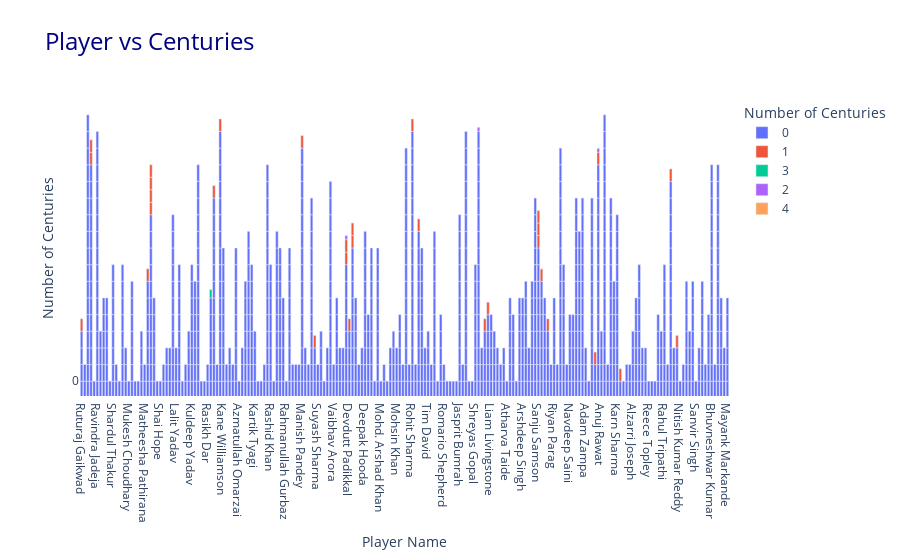

The code cell stored with this chart in its notebook:
### Code cell
fig = px.bar(ipl_data, x='Player_Name', y='Centuries', 
             title='Player vs Centuries',
             color='Centuries',
             color_continuous_scale='RdBu',
             labels={'Centuries': 'Number of Centuries'},
             hover_data={'Player_Name': True, 'Centuries': True},
             )

fig.update_layout(
    xaxis_title="Player Name",
    yaxis_title="Number of Centuries",
    plot_bgcolor='rgba(0,0,0,0)',
    title_font_size=24,
    title_font_color='navy',
)

fig.show()

### Figure 1 — Plotly figure (JSON) as saved in the notebook; plotly's stock layout.template omitted (floating-point values rounded to 4 significant figures; data arrays with more than 128 entries replaced by an {"elided": "..."} marker saying what was removed)
{"data": [{"alignmentgroup": "True", "hovertemplate": "Number of Centuries=%{y}<br>Player_Name=%{x}<extra></extra>", "legendgroup": "0", "marker": {"color": "#636efa", "pattern": {"shape": ""}}, "name": "0", "offsetgroup": "0", "orientation": "v", "showlegend": true, "textposition": "auto", "type": "bar", "x": {"elided": "1094 str values"}, "xaxis": "x", "y": {"elided": "1094 str values"}, "yaxis": "y"}, {"alignmentgroup": "True", "hovertemplate": "Number of Centuries=%{y}<br>Player_Name=%{x}<extra></extra>", "legendgroup": "1", "marker": {"color": "#EF553B", "pattern": {"shape": ""}}, "name": "1", "offsetgroup": "1", "orientation": "v", "showlegend": true, "textposition": "auto", "type": "bar", "x": ["Ruturaj Gaikwad", "Ajinkya Rahane", "Ajinkya Rahane", "Rishabh Pant", "David Warner", "David Warner", "David Warner", "David Warner", "David Miller", "Wriddhiman Saha", "Manish Pandey", "Venkatesh Iyer", "KL Rahul", "KL Rahul", "Devdutt Padikkal", "Quinton de Kock", "Quinton de Kock", "Rohit Sharma", "Suryakumar Yadav", "Jonny Bairstow", "Prabhsimran Singh", "Sanju Samson", "Sanju Samson", "Sanju Samson", "Jos Buttler", "Yashasvi Jaiswal", "Rajat Patidar", "Virat Kohli", "Cameron Green", "Mayank Agarwal", "Heinrich Klaasen"], "xaxis": "x", "y": ["1", "1", "1", "1", "1", "1", "1", "1", "1", "1", "1", "1", "1", "1", "1", "1", "1", "1", "1", "1", "1", "1", "1", "1", "1", "1", "1", "1", "1", "1", "1"], "yaxis": "y"}, {"alignmentgroup": "True", "hovertemplate": "Number of Centuries=%{y}<br>Player_Name=%{x}<extra></extra>", "legendgroup": "3", "marker": {"color": "#00cc96", "pattern": {"shape": ""}}, "name": "3", "offsetgroup": "3", "orientation": "v", "showlegend": true, "textposition": "auto", "type": "bar", "x": ["Shubman Gill"], "xaxis": "x", "y": ["3"], "yaxis": "y"}, {"alignmentgroup": "True", "hovertemplate": "Number of Centuries=%{y}<br>Player_Name=%{x}<extra></extra>", "legendgroup": "2", "marker": {"color": "#ab63fa", "pattern": {"shape": ""}}, "name": "2", "offsetgroup": "2", "orientation": "v", "showlegend": true, "textposition": "auto", "type": "bar", "x": ["KL Rahul", "Shikhar Dhawan", "Virat Kohli"], "xaxis": "x", "y": ["2", "2", "2"], "yaxis": "y"}, {"alignmentgroup": "True", "hovertemplate": "Number of Centuries=%{y}<br>Player_Name=%{x}<extra></extra>", "legendgroup": "4", "marker": {"color": "#FFA15A", "pattern": {"shape": ""}}, "name": "4", "offsetgroup": "4", "orientation": "v", "showlegend": true, "textposition": "auto", "type": "bar", "x": ["Jos Buttler", "Virat Kohli"], "xaxis": "x", "y": ["4", "4"], "yaxis": "y"}], "layout": {"autosize": true, "barmode": "relative", "legend": {"title": {"text": "Number of Centuries"}, "tracegroupgap": 0}, "plot_bgcolor": "rgba(0, 0, 0, 0)", "title": {"font": {"color": "navy", "size": 24}, "text": "Player vs Centuries"}, "xaxis": {"anchor": "y", "autorange": true, "domain": [0, 1], "range": [-0.5, 205.5], "title": {"text": "Player Name"}, "type": "category"}, "yaxis": {"anchor": "x", "autorange": true, "categoryarray": ["4", "2", "3", "1", "0"], "categoryorder": "array", "domain": [0, 1], "range": [0.4444, 71.56], "title": {"text": "Number of Centuries"}, "type": "category"}}}
